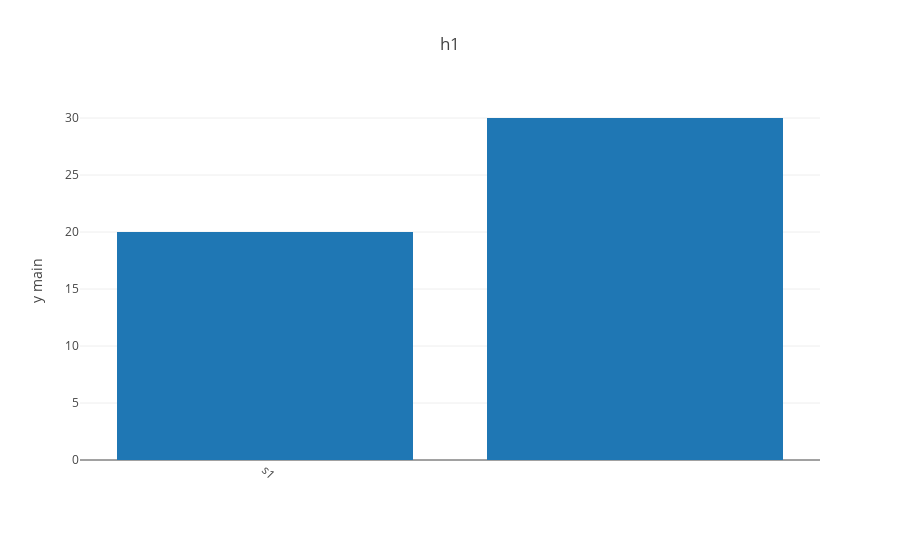
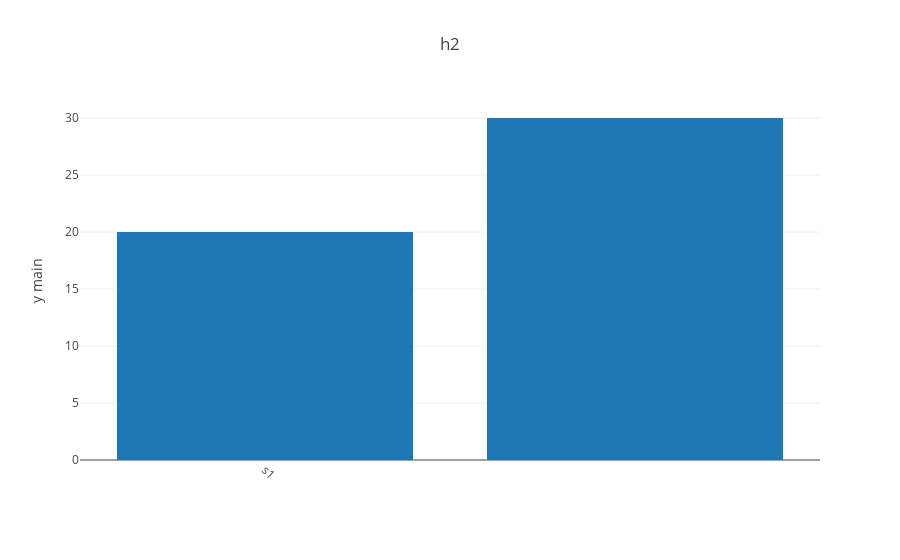

The notebook cell these images were saved under, in order:
### Markdown cell above
#### Show examples of plotly_plot and make_chart_html

### Code cell
dfff = pd.DataFrame({'c1':['s1','s2'],'v1':[20,30]})
h1 = plotly_plot(dfff,'c1',plot_title='h1')
iplot(h1)
h2 = make_chart_html('g1',dfff,'c1',plot_title='h2').children.figure
iplot(h2)

### Figure 1 — Plotly figure (JSON) as saved in the notebook; plotly's stock layout.template omitted (floating-point values rounded to 4 significant figures)
{"data": [{"name": "v1", "type": "bar", "uid": "fa698ad2-aca1-11e9-9e43-8c859025e7f9", "x": ["s1", "s2"], "y": [20, 30], "yaxis": "y"}], "layout": {"margin": {"b": 100}, "title": "h1", "xaxis": {"tickangle": 45, "ticktext": ["s1"], "tickvals": ["s1"], "type": "category"}, "yaxis": {"title": "y main"}, "yaxis2": {"overlaying": "y", "side": "right", "title": "y alt"}}}

### Figure 2 — Plotly figure (JSON) as saved in the notebook; plotly's stock layout.template omitted (floating-point values rounded to 4 significant figures)
{"data": [{"name": "v1", "type": "bar", "uid": "fa74b54c-aca1-11e9-92d1-8c859025e7f9", "x": ["s1", "s2"], "y": [20, 30], "yaxis": "y"}], "layout": {"margin": {"b": 100}, "title": "h2", "xaxis": {"tickangle": 45, "ticktext": ["s1"], "tickvals": ["s1"], "type": "category"}, "yaxis": {"title": "y main"}, "yaxis2": {"overlaying": "y", "side": "right", "title": "y alt"}}}
